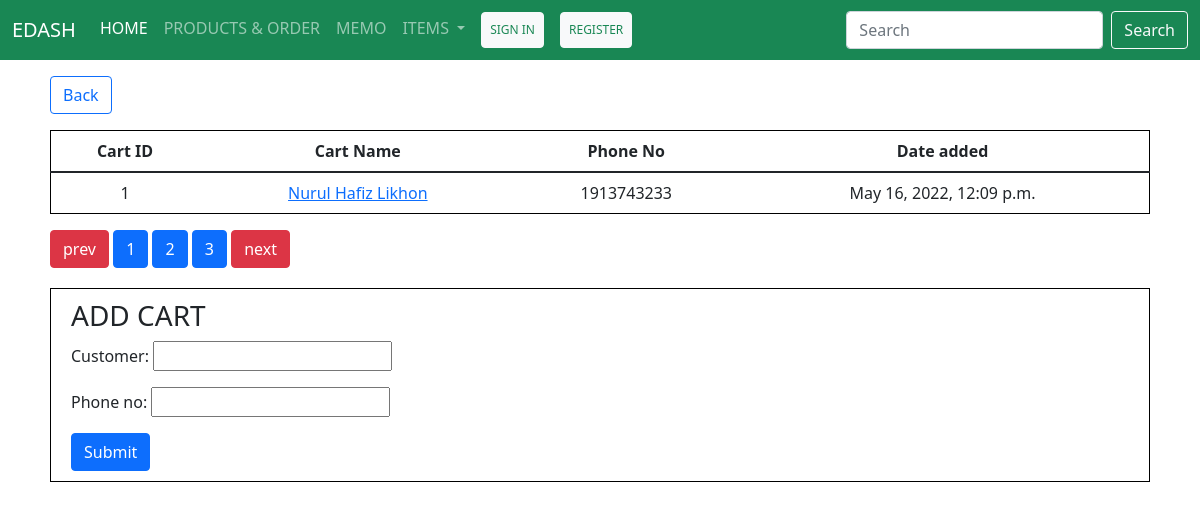
The page /carts/page=1 on the database its author committed.
### app_view/models.py (models this page shows, shortened)
class Cart(models.Model):
    customer = models.CharField(max_length=255)
    phone_no = models.IntegerField(blank=True, null=True)
    date = models.DateTimeField(auto_now_add=True)

### app_view/views.py (the view)
# urls.py: path("carts/page=<int:page>", CartManager.as_view()),
class CartManager(GetModel):
    model = Cart
    template = "carts.html"
    form = CartForm
    redirect_link = "/carts/page=1"

### app_view/forms.py
class CartForm(ModelForm):
    class Meta:
        model = Cart
        fields = "__all__"

### app_view/custom_class.py (called while the page is built)
def paginate_class(obj, item_numbers, page_no):
    from django.core.paginator import Paginator
    paginate = Paginator(obj, item_numbers)
    page_num = paginate.num_pages
    page_list = []
    for page in range(page_num + 1):
        if page != 0 and page_no <= page <= page_no+10:
            page_list.append(page)
    return {"query":paginate.page(page_no), "page_num": page_list, "pages": page_num}

### templates/carts.html (shortened to what this page needs)
{% extends 'index.html' %}
{% block main %}
<div class="cart-cont col-11 m-auto">
    <a href="/" class="btn btn-outline-primary my-3">Back</a>
    <table class="table" style="border: 1px #000 solid;width: 100%;text-align: center;">
        <thead>
            <tr>
                <th>Cart ID</th>
                <th>Cart Name</th>
                <th>Phone No</th>
                <th>Date added</th>
            </tr>
        </thead>
        <tbody>
            {% for c in query %}
            <tr>
                <td scope="row">{{c.id}}</td>
                <td><a href="/cart/{{c.id}}">{{c.customer}}</a></td>
                <td>{{c.phone_no}}</td>
                <td>{{c.date}}</td>
            </tr>
            {% endfor %}
        </tbody>
    </table>
    {% if "carts/" in request.path %}
    <div class="paginate-cont">
        <a href="" class="paginate-link-prev btn btn-danger">prev</a>
        {% for page in page_num %}
        <a href="/carts/page={{page}}" class="paginate-link btn btn-primary">{{page}}</a>
        {% endfor %}
        <a href="" class="paginate-link-next btn btn-danger">next</a>
    </div>
    {% endif %}
    <form method="post" style="border: 1px #000 solid;margin-top: 20px;padding: 10px 20px">
        <h3>ADD CART</h3>
        {{form.as_p}}
        <button type="submit" class= "btn btn-primary">Submit</button>
    </form>
</div>
{% endblock main %}

### static/css/style.css (style rules this page uses)
:root { --main-color: #02499b; --secondary-color:#00A74F; --dark-color: #202124; --basic-border: 1px #000 solid; }

### rows shown on the page
Cart: id "1", customer "Nurul Hafiz Likhon", phone_no "1913743233", date "May 16, 2022, 12:09 p.m."

### other values the page prints
{{ page }} "1" "2" "3"
